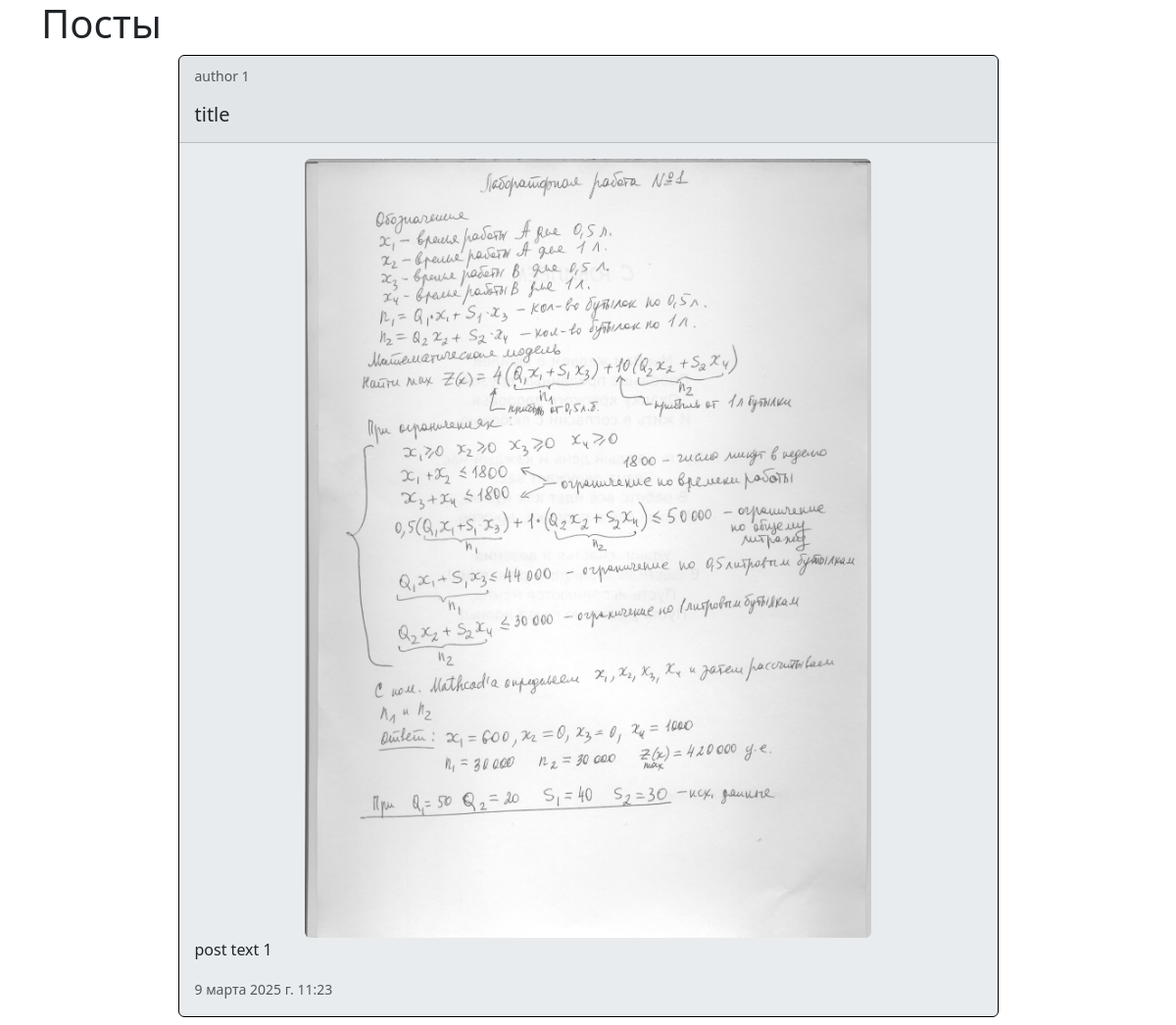
Before: / with the older database file.
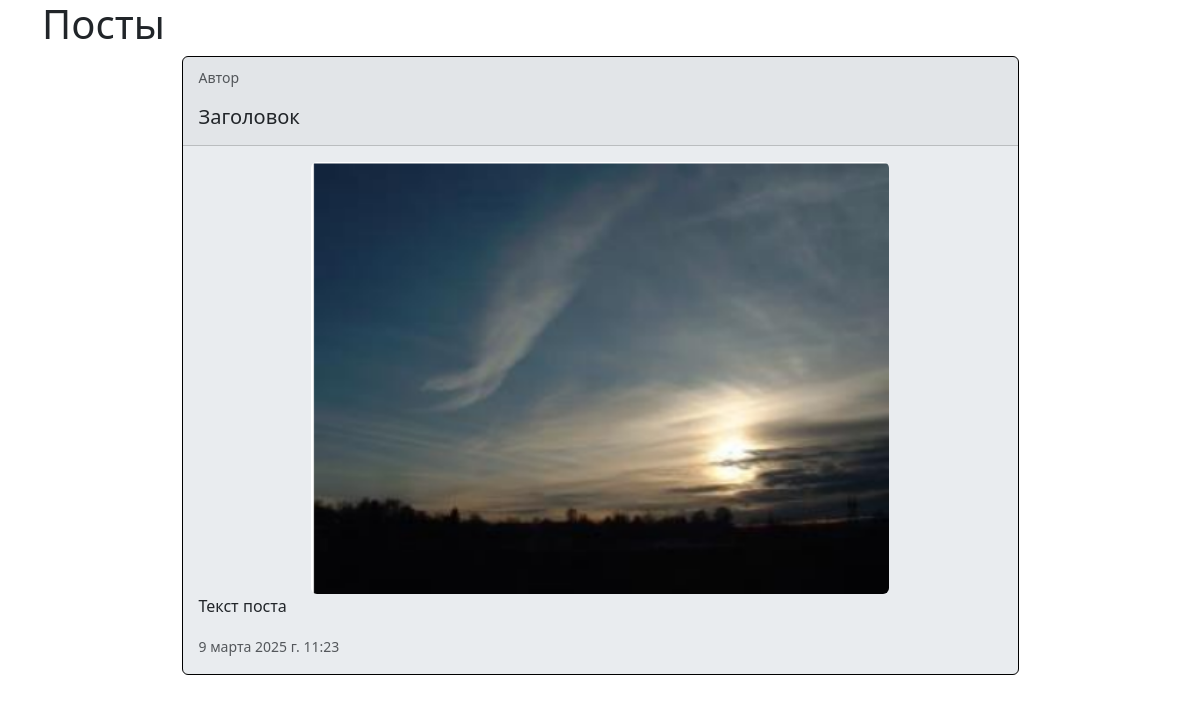
After: the same page with the newer database file.
### blog/models.py (models this page shows)
class Post(models.Model):
    image = models.ImageField(blank=True)
    title = models.CharField(max_length=20)
    author = models.CharField(max_length=20)
    post_text = models.TextField()
    likes = models.IntegerField(default=0)
    date = models.DateTimeField()

### blog/views.py (the view)
# urls.py: path('', views.index, name='index'),
def index(request):
    posts = Post.objects.all()
    return render(request, 'posts/index.html', {
        'posts': posts
    })

### blog/templates/posts/index.html (shortened to what this page needs)
{% extends 'posts/base.html' %}
{% load static %}
{% block body %}
    <div class="container mx-auto">
        {% for post in posts %}
        <a href="{% url 'blog:post' post.id %}" style="text-decoration: none;">
            <div class="border card mb-3 bg-body-secondary border-black w-75 mx-auto">
                <div class="card-header">
                    <p class="card-text"><small class="text-body-secondary">{{ post.author }}</small></p>
                    <h5>{{ post.title }}</h5>
                </div>
                <div class="card-body">
                    <div class="container w-75">
                        <img src="{{ MEDIA_URL }}{{ post.image }}" class="card-img-top rounded" alt="...">
                    </div>
                    <p class="card-text">{{ post.post_text }}</p>
                    <p class="card-text"><small class="text-body-secondary">{{ post.date }}</small></p>
                </div>
            </div>
        </a>
        {% endfor %}
    </div>
{% endblock body %}

### blog/templates/posts/base.html (shortened to what this page needs)
{% load static %}
<!DOCTYPE html>
<html lang="ru">
<head>
    <link rel="stylesheet" href="{% static '/blog/bootstrap/css/bootstrap.min.css' %}">
</head>
<body>
    <header>
        <div class="container">
            <h1>{% block header %}{% endblock header %}</h1>
        </div>
    </header>
    {% block body %}
    {% endblock body %}
</body>
</html>

Changed rows visible on the page:
changed Post: author "author 1" → "Автор"; title "title" → "Заголовок"; image: a different picture; post_text "post text 1" → "Текст поста"
